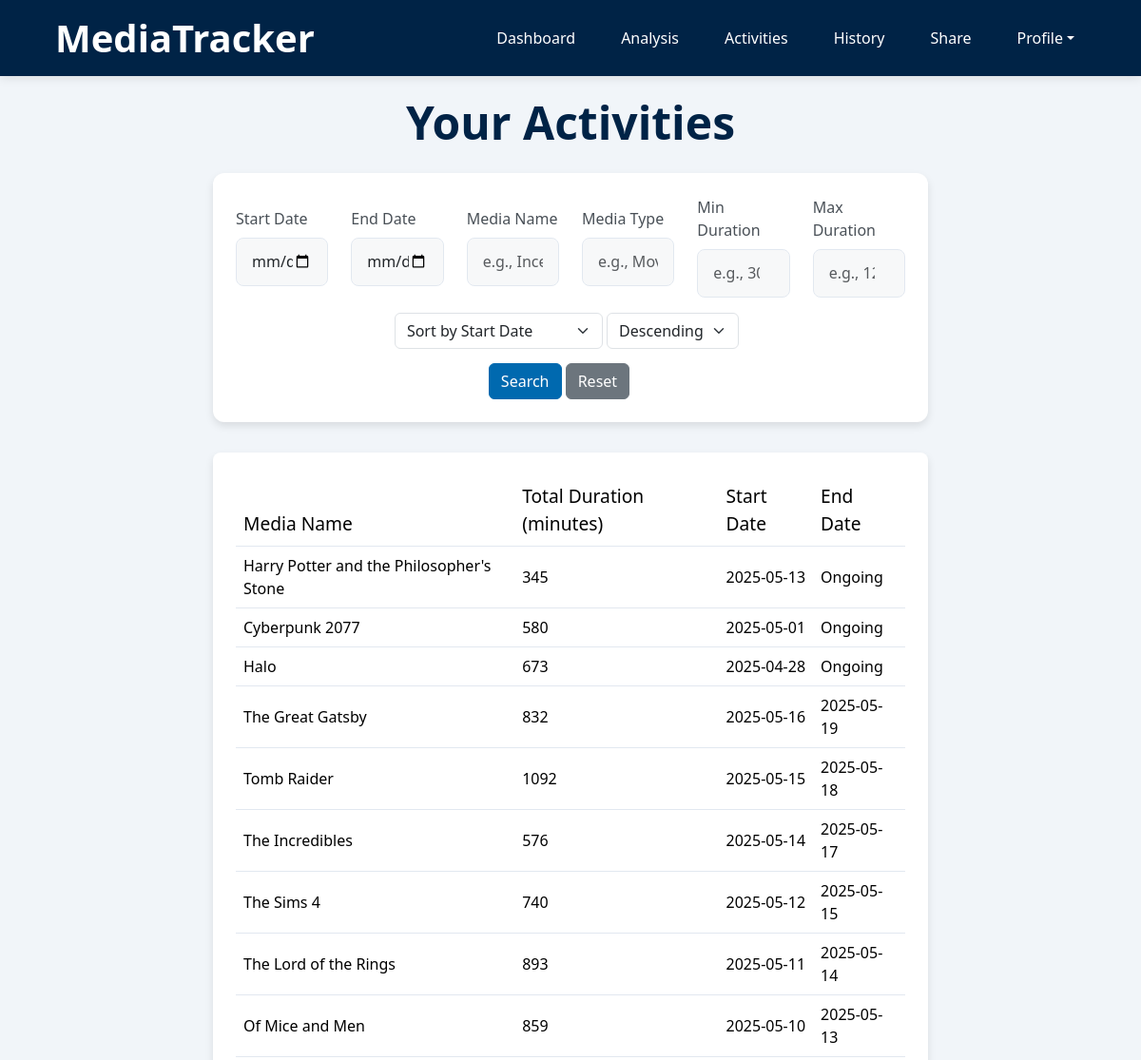
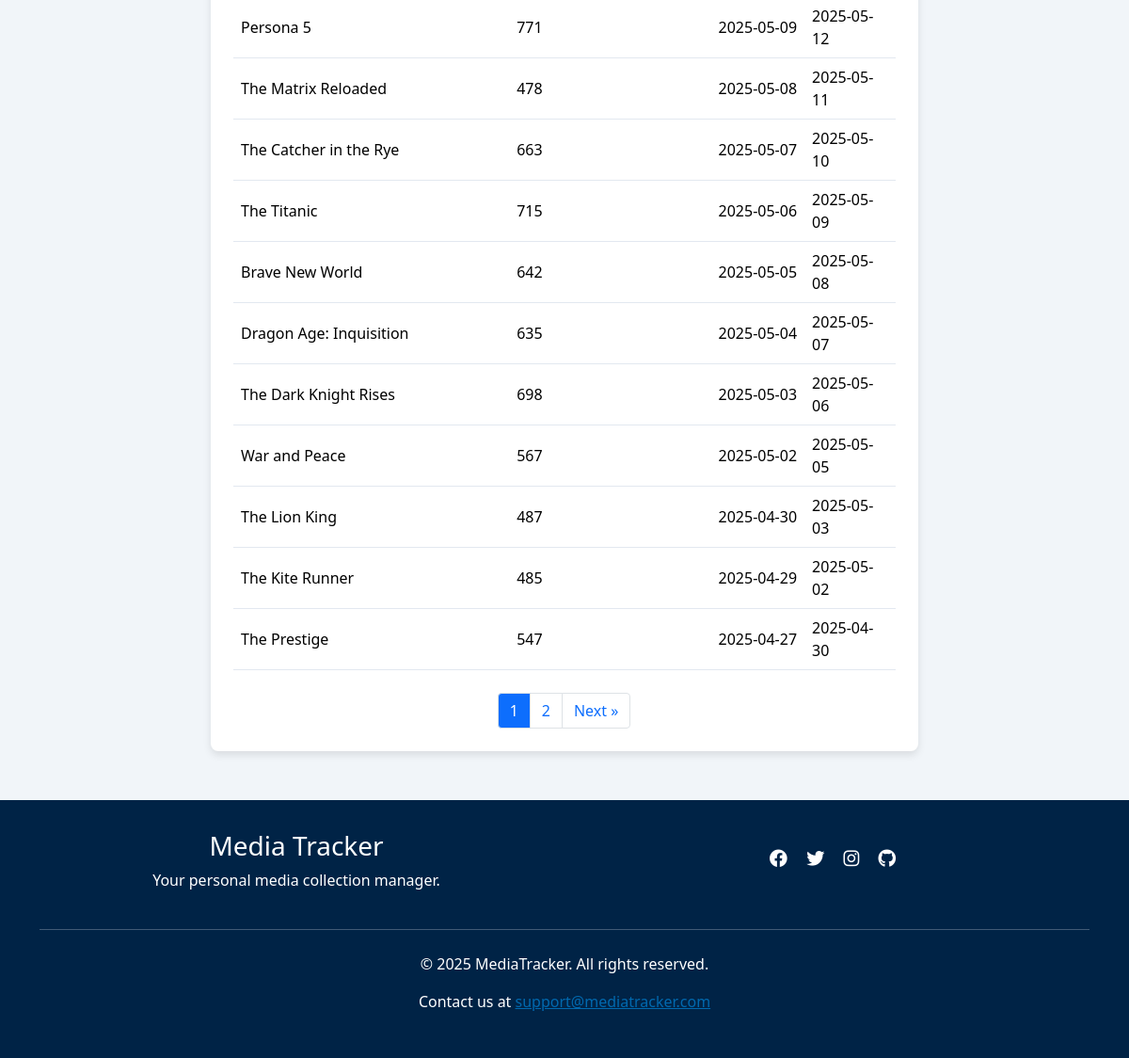
/activities (signed in), run on the app's committed database (2 pictures, top to bottom).
### app/models.py (models this page shows)
class Activities(db.Model):
    __tablename__ = 'Activities'
    id = db.Column(db.Integer, primary_key=True)
    username = db.Column(db.String(80), db.ForeignKey('Users.username'), nullable=False)
    media_type = db.Column(db.String(50), nullable=False)
    media_subtype = db.Column(db.String(50), nullable=True)
    media_name = db.Column(db.String(120), nullable=False)
    status = db.Column(db.String(20), nullable=False, default='ongoing')
    start_date = db.Column(db.Date, nullable=True)
    end_date = db.Column(db.Date, nullable=True)
    rating = db.Column(db.Float, nullable=True)
    comment = db.Column(db.Text, nullable=True)
    media_entries = db.relationship('Entries', backref='activity')

### app/routes.py (the view)
@blueprint.route('/activities', methods=['GET'])
@login_required
def activities():
    result = get_activities(current_user.username, request)
    if result:
        return result

### app/forms.py
class EndActivityForm(FlaskForm):
    activity_id = HiddenField('Activity ID', validators=[DataRequired()])
    rating = IntegerField('Rating (1-10)', validators=[Optional(), NumberRange(min=1, max=10)])
    comment = TextAreaField('Comment', validators=[Optional()])
    submit = SubmitField('Submit')

class ReopenActivityForm(FlaskForm):
    activity_id = HiddenField('Activity ID', validators=[DataRequired()])
    submit = SubmitField('Reopen Activity')

### app/helpers/activities_functions.py (called while the page is built, shortened)
def apply_activity_filters(query, filters):
    if filters.get('start_date'):
        query = query.filter(Entries.date >= filters['start_date'])
    if filters.get('end_date'):
        query = query.filter(Entries.date <= filters['end_date'])
    if filters.get('media_name'):
        query = query.filter(Activities.media_name.ilike(f"%{filters['media_name']}%"))
    if filters.get('min_duration'):
        min_d = int(filters['min_duration'])
        query = query.having(func.sum(cast(Entries.duration, Integer)) >= min_d)
    if filters.get('max_duration'):
        max_d = int(filters['max_duration'])
        query = query.having(func.sum(cast(Entries.duration, Integer)) <= max_d)
    return query

### app/models.py (called while the page is built)
@login.user_loader
def load_user(username):
    return db.session.get(Users, username)

### app/templates/activities.html (shortened to what this page needs)
{% extends "base.html" %}
{% block content %}
<div class="page-container">
    {% if current_user.username == username %}
        <h2 class="text-center page-title">Your Activities</h2>
    {% else %}
        <h2 class="text-center page-title">{{ username }}'s Activities</h2>
    {% endif %}
    <section class="section wow fadeInUp" data-wow-duration="0.2s" data-wow-delay="0.05s">
    <form action="{{ url_for('main.activities') }}" method="GET">
        <div class="row align-items-center">
            <div class="col-md-2">
                <label for="start_date" class="form-label">Start Date</label>
                <input type="date" id="start_date" name="start_date" class="form-control" value="{{ request.args.get('start_date', '') }}">
            </div>
            <div class="col-md-2">
                <label for="end_date" class="form-label">End Date</label>
                <input type="date" id="end_date" name="end_date" class="form-control" value="{{ request.args.get('end_date', '') }}">
            </div>
            <div class="col-md-2">
                <label for="media_name" class="form-label">Media Name</label>
                <input type="text" id="media_name" name="media_name" class="form-control" placeholder="e.g., Inception" value="{{ request.args.get('media_name', '') }}">
            </div>
            <div class="col-md-2">
                <label for="media_type" class="form-label">Media Type</label>
                <input type="text" id="media_type" name="media_type" class="form-control" placeholder="e.g., Movie" value="{{ request.args.get('media_type', '') }}">
            </div>
            <div class="col-md-2">
                <label for="min_duration" class="form-label">Min Duration</label>
                <input type="number" id="min_duration" name="min_duration" class="form-control" placeholder="e.g., 30" value="{{ request.args.get('min_duration', '') }}">
            </div>
            <div class="col-md-2">
                <label for="max_duration" class="form-label">Max Duration</label>
                <input type="number" id="max_duration" name="max_duration" class="form-control" placeholder="e.g., 120" value="{{ request.args.get('max_duration', '') }}">
            </div>
            <div class="row mt-3">
                <div class="sort text-center">
                    <select name="sort_field" class="form-select d-inline-block w-auto ms-3" style="display:inline-block; width:auto;">
                        <option value="start_date" {% if request.args.get('sort_field', 'start_date') == 'start_date' %}selected{% endif %}>Sort by Start Date</option>
                    </select>
                    <select name="sort_order" class="form-select d-inline-block w-auto" style="display:inline-block; width:auto;">
                        <option value="desc" {% if request.args.get('sort_order', 'desc') == 'desc' %}selected{% endif %}>Descending</option>
                    </select>
                </div>
                <div class="col-md-12 text-center">
                    <button type="submit" class="btn btn-primary">Search</button>
                    <a href="{{ url_for('main.activities') }}" class="btn btn-secondary">Reset</a>
                </div>
            </div>
        </div>
    </form>
    </section>
    <section class="table-section">
    <table class="table hover">
        <thead>
            <tr>
                <th class="wow fadeInUp" data-wow-duration="0.2s" data-wow-delay="0.1s">Media Name</th>
                <th class="wow fadeInUp" data-wow-duration="0.2s" data-wow-delay="0.15s">Total Duration (minutes)</th>
                <th class="wow fadeInUp" data-wow-duration="0.2s" data-wow-delay="0.2s">Start Date</th>
                <th class="wow fadeInUp" data-wow-duration="0.2s" data-wow-delay="0.25s">End Date</th>
            </tr>
        </thead>
        <tbody>
            {% for activity in uncompleted_activities %}
            <tr class="activity-row">
                <td class="wow fadeInUp" data-wow-duration="0.2s" data-wow-delay="0.1s">{{ activity.media_name }}</td>
                <td class="wow fadeInUp" data-wow-duration="0.2s" data-wow-delay="0.15s">{{ activity.total_duration }}</td>
                <td class="wow fadeInUp" data-wow-duration="0.2s" data-wow-delay="0.2s">{{ activity.start_date }}</td>
                <td class="wow fadeInUp" data-wow-duration="0.2s" data-wow-delay="0.25s">Ongoing</td>
            </tr>
            {% endfor %}
            {% for activity in completed_activities %}
            <tr class="activity-row">
                <td class="wow fadeInUp" data-wow-duration="0.2s" data-wow-delay="0.1s">{{ activity.media_name }}</td>
                <td class="wow fadeInUp" data-wow-duration="0.2s" data-wow-delay="0.15s">{{ activity.total_duration }}</td>
                <td class="wow fadeInUp" data-wow-duration="0.2s" data-wow-delay="0.2s">{{ activity.start_date }}</td>
                <td class="wow fadeInUp" data-wow-duration="0.2s" data-wow-delay="0.25s">{{ activity.end_date }}</td>
            </tr>
            {% endfor %}
        </tbody>
    </table>
    {% if total_pages > 1 %}
        <nav aria-label="Pagination">
        <ul class="pagination justify-content-center mt-4">
            {% for p in range(1, total_pages+1) %}
            <li class="page-item {% if p==page %}active{% endif %}">
                <a class="page-link"
                href="{{ url_for(request.endpoint, page=p, **request_args) }}">
                {{ p }}
                </a>
            </li>
            {% endfor %}
            {% if page < total_pages %}
            <li class="page-item">
                <a class="page-link"
                href="{{ url_for(request.endpoint, page=page+1, **request_args) }}">
                Next &raquo;
                </a>
            </li>
            {% endif %}
        </ul>
        </nav>
        {% endif %}
    </section>
</div>
{% endblock %}

### app/static/styles.css (style rules this page uses)
:root { --primary-color: #0069af; --secondary-color: #002346; --background-color:#f1f5f9; --light-border: #e2e8f0; }
body { font-family: 'Segoe UI', Tahoma, Geneva, Verdana, sans-serif; background-color: var(--background-color); }
nav ul { display: flex; list-style: none; margin: 0; padding: 0; }
nav ul li { margin-left: 1.5rem; }
nav ul li a { color: white; text-decoration: none; font-weight: 500; transition: color 0.3s; padding: 0.5rem 0.75rem; border-radius: 4px; }
html, body { height: 100%; margin: 0; padding: 0; }
body { display: flex; flex-direction: column; }
table { width: 100%; border-collapse: collapse; }
th { background-color: #ffffff; padding: 0.75rem 1rem; text-align: left; font-weight: 500; color: #495057; border-bottom: 1px solid var(--light-border); font-size: 1.2rem; }
td { padding: 0.75rem; border-bottom: 1px solid var(--light-border); vertical-align: middle; }
thead { padding: 0.75rem 1rem; }
.btn-primary { background-color: var(--primary-color); border-color: var(--primary-color); }
.section { background: white; border-radius: 0.75rem; box-shadow: 0 4px 8px rgba(0,0,0,0.1); padding: 1.5rem; margin-bottom: 2rem; }
.page-title { font-size: 3rem; font-weight: bold; margin-bottom: 1.5rem; color: var(--secondary-color); }
.page-container { margin: 0 auto; width: 66%; padding: 20px; }
.pagination .page-item { margin: 0; }
.pagination .page-link { border-radius: 0; margin-left: -1px; border: 1px solid #dee2e6; }
.pagination .page-item:first-child .page-link { border-top-left-radius: 0.25rem; border-bottom-left-radius: 0.25rem; }
.pagination .page-item:last-child .page-link { border-top-right-radius: 0.25rem; border-bottom-right-radius: 0.25rem; }
.table-section { background-color: white; border-radius: 8px; box-shadow: 0 4px 8px rgba(0, 0, 0, 0.1); padding: 1.5rem; margin-bottom: 2rem; overflow-x: auto; }
.form-control { padding: 0.8rem 1rem; border-radius: 8px; border: 1px solid var(--light-border); transition: all 0.3s ease; font-size: 1rem; background-color: #f2f4f59c; }
.form-label { font-weight: 500; margin-bottom: 0.5rem; color: #495057; }
.wow { visibility: hidden; }
.wow.animated { visibility: visible; }
.sort { padding-bottom: 15px; }

### data on the page
Activities: media_name "Harry Potter and the Philosopher's Stone", total_duration "345", start_date "2025-05-13"
Activities: media_name "Cyberpunk 2077", total_duration "580", start_date "2025-05-01"
Activities: media_name "Halo", total_duration "673", start_date "2025-04-28"
Activities: media_name "The Great Gatsby", total_duration "832", start_date "2025-05-16", end_date "2025-05-19"
Activities: media_name "Tomb Raider", total_duration "1092", start_date "2025-05-15", end_date "2025-05-18"
Activities: media_name "The Incredibles", total_duration "576", start_date "2025-05-14", end_date "2025-05-17"
Activities: media_name "The Sims 4", total_duration "740", start_date "2025-05-12", end_date "2025-05-15"
Activities: media_name "The Lord of the Rings", total_duration "893", start_date "2025-05-11", end_date "2025-05-14"
Activities: media_name "Of Mice and Men", total_duration "859", start_date "2025-05-10", end_date "2025-05-13"
Activities: media_name "Persona 5", total_duration "771", start_date "2025-05-09", end_date "2025-05-12"
Activities: media_name "The Matrix Reloaded", total_duration "478", start_date "2025-05-08", end_date "2025-05-11"
Activities: media_name "The Catcher in the Rye", total_duration "663", start_date "2025-05-07", end_date "2025-05-10"
Activities: media_name "The Titanic", total_duration "715", start_date "2025-05-06", end_date "2025-05-09"
Activities: media_name "Brave New World", total_duration "642", start_date "2025-05-05", end_date "2025-05-08"
Activities: media_name "Dragon Age: Inquisition", total_duration "635", start_date "2025-05-04", end_date "2025-05-07"
Activities: media_name "The Dark Knight Rises", total_duration "698", start_date "2025-05-03", end_date "2025-05-06"
Activities: media_name "War and Peace", total_duration "567", start_date "2025-05-02", end_date "2025-05-05"
Activities: media_name "The Lion King", total_duration "487", start_date "2025-04-30", end_date "2025-05-03"
Activities: media_name "The Kite Runner", total_duration "485", start_date "2025-04-29", end_date "2025-05-02"
Activities: media_name "The Prestige", total_duration "547", start_date "2025-04-27", end_date "2025-04-30"

### other printed values
{{ p }} "1" "2"
